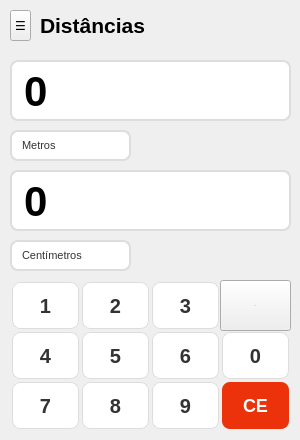
   <widget class="QWidget" name="temperaturas">
    <widget class="QComboBox" name="combo_distancia_1">
     <property name="geometry">
      <rect>
       <x>10</x>
       <y>130</y>
       <width>121</width>
       <height>31</height>
      </rect>
     </property>
     <property name="font">
      <font>
       <pointsize>-1</pointsize>
      </font>
     </property>
     <property name="styleSheet">
      <string notr="true">QComboBox {
    background-color: white;
    color: #333;
    font-size: 11px;
    border: 2px solid #ddd;
    border-radius: 8px;
    padding: 5px 10px;
}
QComboBox::drop-down {
    border: none;
    width: 25px;
}
QComboBox::down-arrow {
    image: url(arrow.png);
    width: 10px;
    height: 10px;
}</string>
     </property>
     <property name="currentText">
      <string>Metros</string>
     </property>
     <item>
      <property name="text">
       <string>Metros</string>
      </property>
     </item>
     <item>
      <property name="text">
       <string>Centímetros</string>
      </property>
     </item>
     <item>
      <property name="text">
       <string>Milímetros</string>
      </property>
     </item>
     <item>
      <property name="text">
       <string>Milhas</string>
      </property>
     </item>
     <item>
      <property name="text">
       <string>Quilómetros</string>
      </property>
     </item>
     <item>
      <property name="text">
       <string>Polegadas</string>
      </property>
     </item>
     <item>
      <property name="text">
       <string>Pés</string>
      </property>
     </item>
    </widget>
    <widget class="QLineEdit" name="distancia_1">
     <property name="geometry">
      <rect>
       <x>10</x>
       <y>60</y>
       <width>281</width>
       <height>61</height>
      </rect>
     </property>
     <property name="font">
      <font>
       <pointsize>-1</pointsize>
       <weight>75</weight>
       <bold>true</bold>
      </font>
     </property>
     <property name="styleSheet">
      <string notr="true">QLineEdit {
    background-color: white;
    color: #000;
    font-size: 42px;
    font-weight: bold;
    border: 2px solid #ddd;
    border-radius: 8px;
    padding: 10px;
}
QLineEdit:focus {
    border: 2px solid #ff7052;
}</string>
     </property>
     <property name="text">
      <string>0</string>
     </property>
    </widget>
    <widget class="QLabel" name="label_distancias">
     <property name="geometry">
      <rect>
       <x>40</x>
       <y>10</y>
       <width>141</width>
       <height>31</height>
      </rect>
     </property>
     <property name="text">
      <string>&lt;html&gt;&lt;head/&gt;&lt;body&gt;&lt;p&gt;&lt;span style=&quot; font-size:16pt; font-weight:600;&quot;&gt;Distâncias&lt;/span&gt;&lt;/p&gt;&lt;/body&gt;&lt;/html&gt;</string>
     </property>
    </widget>
    <widget class="QLineEdit" name="distancia_2">
     <property name="geometry">
      <rect>
       <x>10</x>
       <y>170</y>
       <width>281</width>
       <height>61</height>
      </rect>
     </property>
     <property name="font">
      <font>
       <pointsize>-1</pointsize>
       <weight>75</weight>
       <bold>true</bold>
      </font>
     </property>
     <property name="styleSheet">
      <string notr="true">QLineEdit {
    background-color: white;
    color: #000;
    font-size: 42px;
    font-weight: bold;
    border: 2px solid #ddd;
    border-radius: 8px;
    padding: 10px;
}
QLineEdit:focus {
    border: 2px solid #ff7052;
}</string>
     </property>
     <property name="text">
      <string>0</string>
     </property>
    </widget>
    <widget class="QComboBox" name="combo_distancia_2">
     <property name="geometry">
      <rect>
       <x>10</x>
       <y>240</y>
       <width>121</width>
       <height>31</height>
      </rect>
     </property>
     <property name="styleSheet">
      <string notr="true">QComboBox {
        background-color: white;
        color: #333;
        font-size: 11px;
        border: 2px solid #ddd;
        border-radius: 8px;
        padding: 5px 10px;
    }
    QComboBox::drop-down {
        border: none;
        width: 25px;
    }
    QComboBox::down-arrow {
        image: url(arrow.png);
        width: 10px;
        height: 10px;
    }</string>
     </property>
     <item>
      <property name="text">
       <string>Centímetros</string>
      </property>
     </item>
     <item>
      <property name="text">
       <string>Metros</string>
      </property>
     </item>
     <item>
      <property name="text">
       <string>Milímetros</string>
      </property>
     </item>
     <item>
      <property name="text">
       <string>Milhas</string>
      </property>
     </item>
     <item>
      <property name="text">
       <string>Quilómetros</string>
      </property>
     </item>
     <item>
      <property name="text">
       <string>Polegadas</string>
      </property>
     </item>
     <item>
      <property name="text">
       <string>Pés</string>
      </property>
     </item>
    </widget>
    <widget class="QPushButton" name="numero_0_dist">
     <property name="geometry">
      <rect>
       <x>220</x>
       <y>330</y>
       <width>71</width>
       <height>51</height>
      </rect>
     </property>
     <property name="font">
      <font>
       <pointsize>-1</pointsize>
       <weight>75</weight>
       <bold>true</bold>
      </font>
     </property>
     <property name="focusPolicy">
      <enum>Qt::NoFocus</enum>
     </property>
     <property name="styleSheet">
      <string notr="true">QPushButton {
    background-color: white;
    color: #333;
    font-size: 20px;
    font-weight: bold;
    border: 1px solid #ddd;
    border-radius: 8px;
    margin: 2px;
}
QPushButton:hover {
    background-color: #f5f5f5;
    border: 1px solid #ccc;
}</string>
     </property>
     <property name="text">
      <string>0</string>
     </property>
     <property name="checkable">
      <bool>false</bool>
     </property>
     <property name="checked">
      <bool>false</bool>
     </property>
    </widget>
    <widget class="QPushButton" name="numero_6_dist">
     <property name="geometry">
      <rect>
       <x>150</x>
       <y>330</y>
       <width>71</width>
       <height>51</height>
      </rect>
     </property>
     <property name="font">
      <font>
       <pointsize>-1</pointsize>
       <weight>75</weight>
       <bold>true</bold>
      </font>
     </property>
     <property name="focusPolicy">
      <enum>Qt::NoFocus</enum>
     </property>
     <property name="styleSheet">
      <string notr="true">QPushButton {
    background-color: white;
    color: #333;
    font-size: 20px;
    font-weight: bold;
    border: 1px solid #ddd;
    border-radius: 8px;
    margin: 2px;
}
QPushButton:hover {
    background-color: #f5f5f5;
    border: 1px solid #ccc;
}</string>
     </property>
     <property name="text">
      <string>6</string>
     </property>
     <property name="checkable">
      <bool>false</bool>
     </property>
     <property name="checked">
      <bool>false</bool>
     </property>
    </widget>
    <widget class="QPushButton" name="numero_7_dist">
     <property name="geometry">
      <rect>
       <x>10</x>
       <y>380</y>
       <width>71</width>
       <height>51</height>
      </rect>
     </property>
     <property name="font">
      <font>
       <pointsize>-1</pointsize>
       <weight>75</weight>
       <bold>true</bold>
      </font>
     </property>
     <property name="focusPolicy">
      <enum>Qt::NoFocus</enum>
     </property>
     <property name="styleSheet">
      <string notr="true">QPushButton {
    background-color: white;
    color: #333;
    font-size: 20px;
    font-weight: bold;
    border: 1px solid #ddd;
    border-radius: 8px;
    margin: 2px;
}
QPushButton:hover {
    background-color: #f5f5f5;
    border: 1px solid #ccc;
}</string>
     </property>
     <property name="text">
      <string>7</string>
     </property>
     <property name="checkable">
      <bool>false</bool>
     </property>
     <property name="checked">
      <bool>false</bool>
     </property>
    </widget>
    <widget class="QPushButton" name="numero_1_dist">
     <property name="geometry">
      <rect>
       <x>10</x>
       <y>280</y>
       <width>71</width>
       <height>51</height>
      </rect>
     </property>
     <property name="font">
      <font>
       <pointsize>-1</pointsize>
       <weight>75</weight>
       <bold>true</bold>
      </font>
     </property>
     <property name="focusPolicy">
      <enum>Qt::NoFocus</enum>
     </property>
     <property name="styleSheet">
      <string notr="true">QPushButton {
    background-color: white;
    color: #333;
    font-size: 20px;
    font-weight: bold;
    border: 1px solid #ddd;
    border-radius: 8px;
    margin: 2px;
}
QPushButton:hover {
    background-color: #f5f5f5;
    border: 1px solid #ccc;
}</string>
     </property>
     <property name="text">
      <string>1</string>
     </property>
     <property name="checkable">
      <bool>false</bool>
     </property>
     <property name="checked">
      <bool>false</bool>
     </property>
    </widget>
    <widget class="QPushButton" name="numero_3_dist">
     <property name="geometry">
      <rect>
       <x>150</x>
       <y>280</y>
       <width>71</width>
       <height>51</height>
      </rect>
     </property>
     <property name="font">
      <font>
       <pointsize>-1</pointsize>
       <weight>75</weight>
       <bold>true</bold>
      </font>
     </property>
     <property name="focusPolicy">
      <enum>Qt::NoFocus</enum>
     </property>
     <property name="styleSheet">
      <string notr="true">QPushButton {
    background-color: white;
    color: #333;
    font-size: 20px;
    font-weight: bold;
    border: 1px solid #ddd;
    border-radius: 8px;
    margin: 2px;
}
QPushButton:hover {
    background-color: #f5f5f5;
    border: 1px solid #ccc;
}</string>
     </property>
     <property name="text">
      <string>3</string>
     </property>
     <property name="checkable">
      <bool>false</bool>
     </property>
     <property name="checked">
      <bool>false</bool>
     </property>
    </widget>
    <widget class="QPushButton" name="numero_9_dist">
     <property name="geometry">
      <rect>
       <x>150</x>
       <y>380</y>
       <width>71</width>
       <height>51</height>
      </rect>
     </property>
     <property name="font">
      <font>
       <pointsize>-1</pointsize>
       <weight>75</weight>
       <bold>true</bold>
      </font>
     </property>
     <property name="focusPolicy">
      <enum>Qt::NoFocus</enum>
     </property>
     <property name="styleSheet">
      <string notr="true">QPushButton {
    background-color: white;
    color: #333;
    font-size: 20px;
    font-weight: bold;
    border: 1px solid #ddd;
    border-radius: 8px;
    margin: 2px;
}
QPushButton:hover {
    background-color: #f5f5f5;
    border: 1px solid #ccc;
}</string>
     </property>
     <property name="text">
      <string>9</string>
     </property>
     <property name="checkable">
      <bool>false</bool>
     </property>
     <property name="checked">
      <bool>false</bool>
     </property>
    </widget>
    <widget class="QPushButton" name="numero_2_dist">
     <property name="geometry">
      <rect>
       <x>80</x>
       <y>280</y>
       <width>71</width>
       <height>51</height>
      </rect>
     </property>
     <property name="font">
      <font>
       <pointsize>-1</pointsize>
       <weight>75</weight>
       <bold>true</bold>
      </font>
     </property>
     <property name="focusPolicy">
      <enum>Qt::NoFocus</enum>
     </property>
     <property name="styleSheet">
      <string notr="true">QPushButton {
    background-color: white;
    color: #333;
    font-size: 20px;
    font-weight: bold;
    border: 1px solid #ddd;
    border-radius: 8px;
    margin: 2px;
}
QPushButton:hover {
    background-color: #f5f5f5;
    border: 1px solid #ccc;
}</string>
     </property>
     <property name="text">
      <string>2</string>
     </property>
     <property name="checkable">
      <bool>false</bool>
     </property>
     <property name="checked">
      <bool>false</bool>
     </property>
    </widget>
    <widget class="QPushButton" name="numero_4_dist">
     <property name="geometry">
      <rect>
       <x>10</x>
       <y>330</y>
       <width>71</width>
       <height>51</height>
      </rect>
     </property>
     <property name="font">
      <font>
       <pointsize>-1</pointsize>
       <weight>75</weight>
       <bold>true</bold>
      </font>
     </property>
     <property name="focusPolicy">
      <enum>Qt::NoFocus</enum>
     </property>
     <property name="styleSheet">
      <string notr="true">QPushButton {
    background-color: white;
    color: #333;
    font-size: 20px;
    font-weight: bold;
    border: 1px solid #ddd;
    border-radius: 8px;
    margin: 2px;
}
QPushButton:hover {
    background-color: #f5f5f5;
    border: 1px solid #ccc;
}</string>
     </property>
     <property name="text">
      <string>4</string>
     </property>
     <property name="checkable">
      <bool>false</bool>
     </property>
     <property name="checked">
      <bool>false</bool>
     </property>
    </widget>
    <widget class="QPushButton" name="numero_8_dist">
     <property name="geometry">
      <rect>
       <x>80</x>
       <y>380</y>
       <width>71</width>
       <height>51</height>
      </rect>
     </property>
     <property name="font">
      <font>
       <pointsize>-1</pointsize>
       <weight>75</weight>
       <bold>true</bold>
      </font>
     </property>
     <property name="focusPolicy">
      <enum>Qt::NoFocus</enum>
     </property>
     <property name="styleSheet">
      <string notr="true">QPushButton {
    background-color: white;
    color: #333;
    font-size: 20px;
    font-weight: bold;
    border: 1px solid #ddd;
    border-radius: 8px;
    margin: 2px;
}
QPushButton:hover {
    background-color: #f5f5f5;
    border: 1px solid #ccc;
}</string>
     </property>
     <property name="text">
      <string>8</string>
     </property>
     <property name="checkable">
      <bool>false</bool>
     </property>
     <property name="checked">
      <bool>false</bool>
     </property>
    </widget>
    <widget class="QPushButton" name="numero_5_dist">
     <property name="geometry">
      <rect>
       <x>80</x>
       <y>330</y>
       <width>71</width>
       <height>51</height>
      </rect>
     </property>
     <property name="font">
      <font>
       <pointsize>-1</pointsize>
       <weight>75</weight>
       <bold>true</bold>
      </font>
     </property>
     <property name="focusPolicy">
      <enum>Qt::NoFocus</enum>
     </property>
     <property name="styleSheet">
      <string notr="true">QPushButton {
    background-color: white;
    color: #333;
    font-size: 20px;
    font-weight: bold;
    border: 1px solid #ddd;
    border-radius: 8px;
    margin: 2px;
}
QPushButton:hover {
    background-color: #f5f5f5;
    border: 1px solid #ccc;
}</string>
     </property>
     <property name="text">
      <string>5</string>
     </property>
     <property name="checkable">
      <bool>false</bool>
     </property>
     <property name="checked">
      <bool>false</bool>
     </property>
    </widget>
    <widget class="QPushButton" name="botao_apagar_dist">
     <property name="geometry">
      <rect>
       <x>220</x>
       <y>280</y>
       <width>71</width>
       <height>51</height>
      </rect>
     </property>
     <property name="font">
      <font>
       <pointsize>-1</pointsize>
       <weight>75</weight>
       <bold>true</bold>
      </font>
     </property>
     <property name="focusPolicy">
      <enum>Qt::NoFocus</enum>
     </property>
     <property name="styleSheet">
      <string notr="true">
QPushButton {
    background-color: #ff8a80;
    color: white;
    font-size: 18px;
    font-weight: bold;
    border: none;
    border-radius: 8px;
    margin: 2px;  /* ← adiciona isto */
}
QPushButton:hover {
    background-color: #ff7052;
}
font-size: 24px !important;</string>
     </property>
     <property name="text">
      <string>⟵</string>
     </property>
     <property name="checkable">
      <bool>false</bool>
     </property>
     <property name="checked">
      <bool>false</bool>
     </property>
    </widget>
    <widget class="QPushButton" name="botao_apagar_tudo_dist">
     <property name="geometry">
      <rect>
       <x>220</x>
       <y>380</y>
       <width>71</width>
       <height>51</height>
      </rect>
     </property>
     <property name="font">
      <font>
       <pointsize>-1</pointsize>
       <weight>75</weight>
       <bold>true</bold>
      </font>
     </property>
     <property name="focusPolicy">
      <enum>Qt::NoFocus</enum>
     </property>
     <property name="styleSheet">
      <string notr="true">
QPushButton {
    background-color: rgb(235, 50, 10);;
    color: white;
    font-size: 18px;
    font-weight: bold;
    border: none;
    border-radius: 8px;
    margin: 2px;  /* ← adiciona isto */
}
QPushButton:hover {
    background-color: #ff7052;
}</string>
     </property>
     <property name="text">
      <string>CE</string>
     </property>
     <property name="checkable">
      <bool>false</bool>
     </property>
     <property name="checked">
      <bool>false</bool>
     </property>
    </widget>
    <widget class="QToolButton" name="toolButton_1">
     <property name="geometry">
      <rect>
       <x>10</x>
       <y>10</y>
       <width>21</width>
       <height>31</height>
      </rect>
     </property>
     <property name="font">
      <font/>
     </property>
     <property name="tabletTracking">
      <bool>false</bool>
     </property>
     <property name="styleSheet">
      <string notr="true">QToolButton:hover {
        color: #000;
        background-color: #e0e0e0;
        border-radius: 5px;
    }
 </string>
     </property>
     <property name="text">
      <string>☰</string>
     </property>
    </widget>
   </widget>
